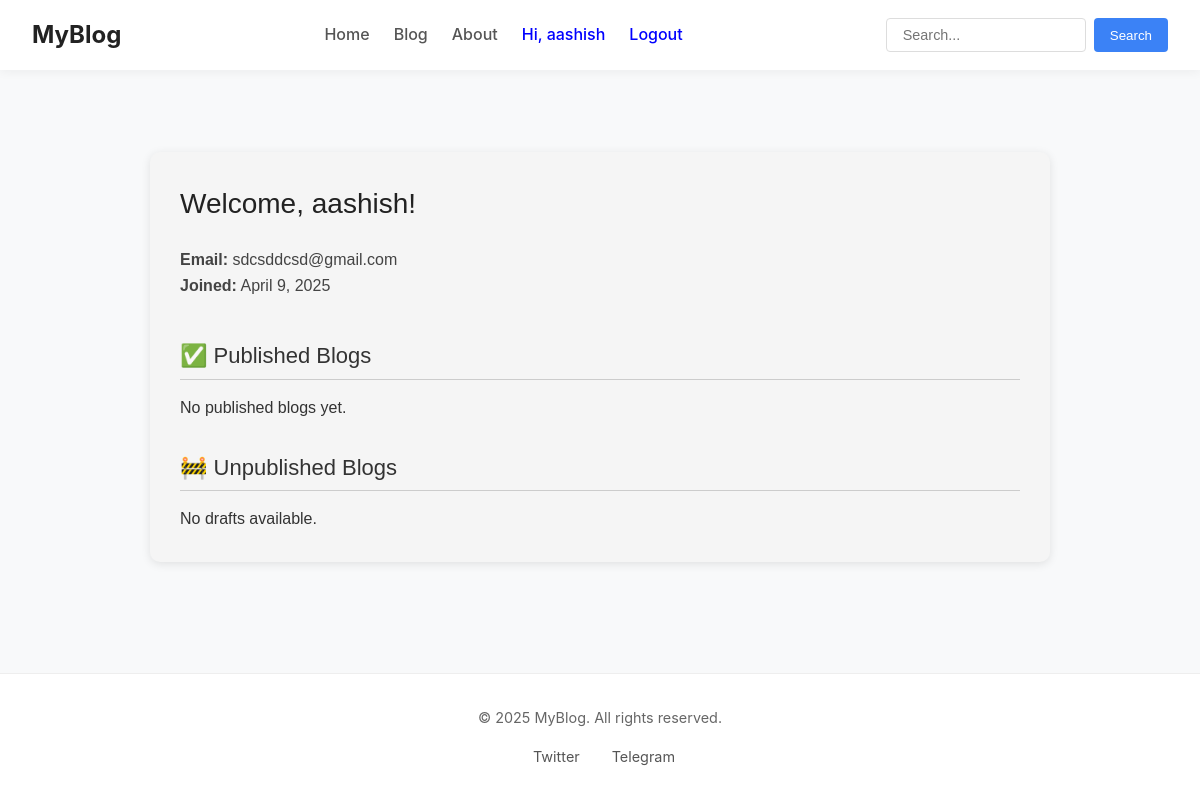
Page /profile/aashish (signed in) on the earlier database version.
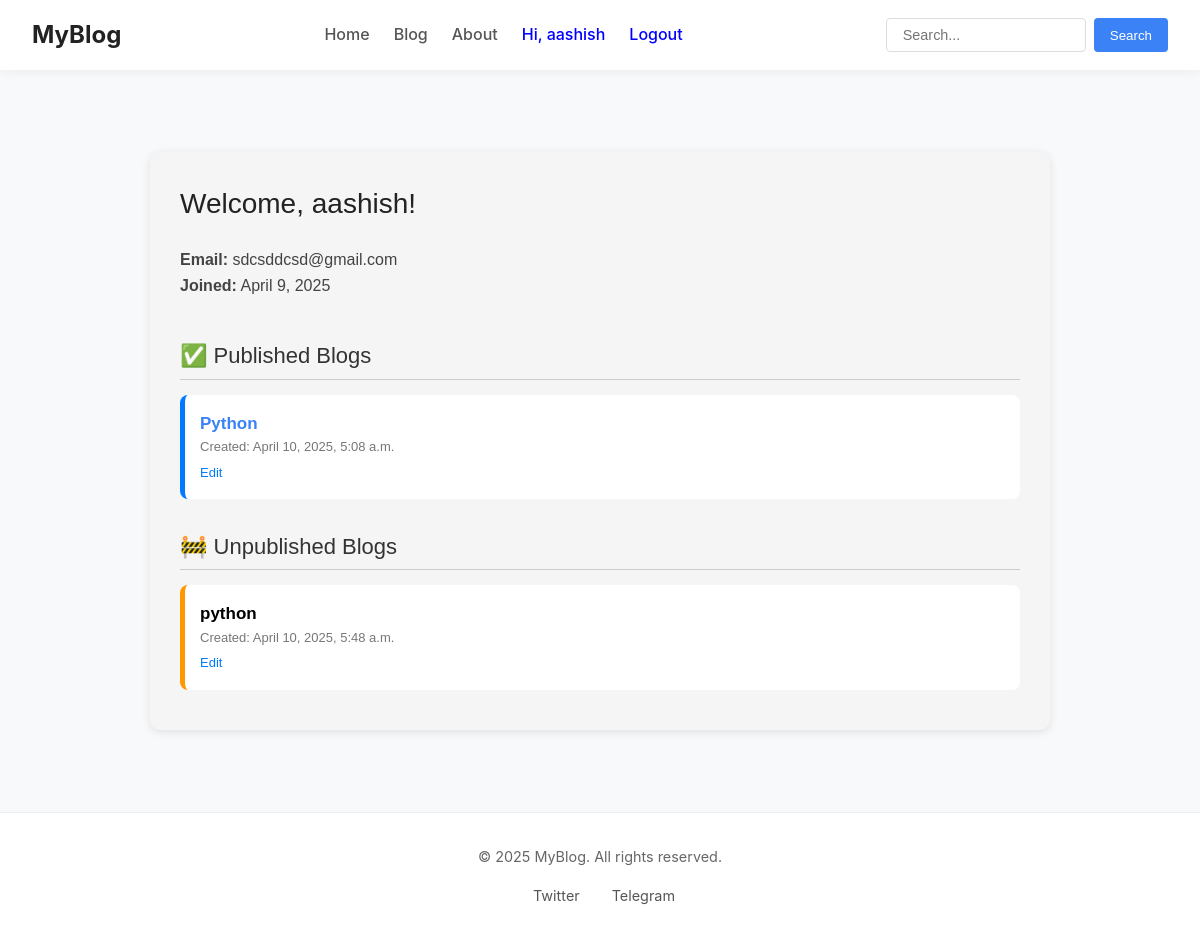
Same page on the later database version.
### blog_app/models.py (models this page shows, shortened)
class Blog(models.Model):
    title = models.CharField(max_length=200)
    short_desc = models.CharField(max_length=200)
    content = models.TextField()
    author = models.ForeignKey(User, on_delete=models.CASCADE)
    created = models.DateTimeField(auto_now_add=True)
    updated = models.DateTimeField(auto_now=True)
    is_published = models.BooleanField(default=False)

### blog_app/views.py (the view)
# urls.py: path('profile/<str:username>', views.user_profile, name='user-profile'),
@login_required(login_url='login-page')
def user_profile(request, username):
    if username:
        try:
            profile_user = User.objects.get(username=username)
        except User.DoesNotExist:
            return messages.error(request, 'User not found')
    else:
        profile_user = request.user
    is_own_profile = (profile_user == request.user)
    published = profile_user.blog_set.filter(is_published=True).order_by('-created')
    unpublished = profile_user.blog_set.filter(is_published=False).order_by('-created') if is_own_profile else None
    return render(request, 'blog_app/user_profile.html', {
        'profile_user':profile_user,
        'published_blogs':published,
        'unpublished_blogs':unpublished,
        'is_own_profile': is_own_profile
    })

### blog_app/templates/blog_app/user_profile.html (shortened to what this page needs)
{% extends 'base.html' %}{% block content %}
<div class="profile-container">
  <div class="profile-header">
    {% if is_own_profile %} Welcome, {{ profile_user.username }}! {% else %}
    Profile of {{ profile_user.username }} {% endif %}
  </div>
  <div class="user-info">
    <strong>Email:</strong> {{ profile_user.email }}<br />
    <strong>Joined:</strong> {{ profile_user.date_joined|date:"F j, Y" }}
  </div>
  <div class="section-title">✅ Published Blogs</div>
  {% for blog in published_blogs %}
  <div class="blog-item">
    <div class="blog-title">
      <a href="{% url 'blog-detail' blog.id %}">{{ blog.title }}</a>
    </div>
    <div class="blog-date">
      Created: {{ blog.created|date:"F j, Y, g:i a" }}
    </div>
    {% if is_own_profile %}
    <a class="edit-link" href="{% url 'edit-blog' blog.id %}">Edit</a>
    {% endif %}
  </div>
  {% empty %}
  <p>No published blogs yet.</p>
  {% endfor %} {% if is_own_profile %}
  <div class="section-title">🚧 Unpublished Blogs</div>
  {% for blog in unpublished_blogs %}
  <div class="blog-item" style="border-left-color: #ff9800">
    <div class="blog-title">{{ blog.title }}</div>
    <div class="blog-date">
      Created: {{ blog.created|date:"F j, Y, g:i a" }}
    </div>
    <a class="edit-link" href="{% url 'edit-blog' blog.id %}">Edit</a>
  </div>
  {% empty %}
  <p>No drafts available.</p>
  {% endfor %} {% endif %}
</div>
{% endblock %}

Differences in the rows shown:
added Blog: title "Python", created "April 10, 2025, 5:08 a.m."
added Blog: title "python", created "April 10, 2025, 5:48 a.m."
Other differences:
text no longer shown: "No published blogs yet. No drafts available."
